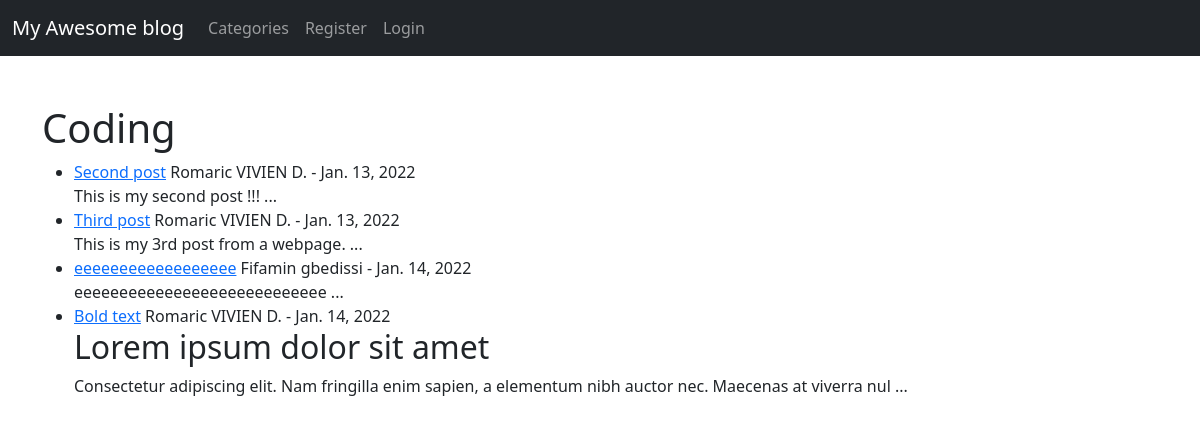
/category/coding/, run on the app's committed database.
### blog/models.py (models this page shows, shortened)
class Post(models.Model):
    title = models.CharField(max_length=255)
    header_image = models.ImageField(null=True, blank=True, upload_to="images/")
    title_tag = models.CharField(max_length=255, default="My Awesome Blog")
    author = models.ForeignKey(User, on_delete=models.CASCADE)
    body = RichTextField(blank=True, null=True)
    post_date = models.DateField(auto_now_add=True)
    category = models.CharField(max_length=255, default="uncategorized")
    snippet = models.CharField(max_length=255)
    likes = models.ManyToManyField(User, related_name='blog_posts')

### blog/views.py (the view)
# urls.py: path('category/<str:cats>/', V_categorie_article_liste, name="L_categorie_article_liste"),
def V_categorie_article_liste(request, cats):
    category_post = Post.objects.filter(category=cats.replace('-', ' '))
    return render(request, 'blog/T_categorie_article_liste.html', {'TPL_cats': cats.title().replace('-', ' '), 'TPL_category_post': category_post})

### blog/templates/blog/T_categorie_article_liste.html (shortened to what this page needs)
{% extends 'T_base.html' %}
{% block content %}
{% if TPL_category_post %}
<h1>{{ TPL_cats }}</h1>
<ul>
{% for post in TPL_category_post %}
<li><a href="{% url 'L_article_details' post.pk %}">{{ post.title }}</a>
  {{ post.author.first_name }} {{ post.author.last_name }} - {{ post.post_date }}
  <br>
  {{ post.body | slice:":150"|safe }} ...
</li>
{% endfor %}
</ul>
{% else %}
<h2>Sorry, this page does not exist...</h2>
{% endif %}
{% endblock %}

### data on the page
Post: title "Second post", author.first_name "Romaric", author.last_name "VIVIEN D.", post_date "Jan. 13, 2022", body "This is my second post !!!"
Post: title "Third post", author.first_name "Romaric", author.last_name "VIVIEN D.", post_date "Jan. 13, 2022", body "This is my 3rd post from a webpage."
Post: title "eeeeeeeeeeeeeeeeee", author.first_name "Fifamin", author.last_name "gbedissi", post_date "Jan. 14, 2022", body "eeeeeeeeeeeeeeeeeeeeeeeeeeee"
Post: title "Bold text", author.first_name "Romaric", author.last_name "VIVIEN D.", post_date "Jan. 14, 2022", body "Lorem ipsum dolor sit amet Consectetur adipiscing elit. Nam fringilla enim sapien, a elementum nibh auctor nec. Maecenas at viverra nul"

### other printed values
{{ TPL_cats }} "Coding"
